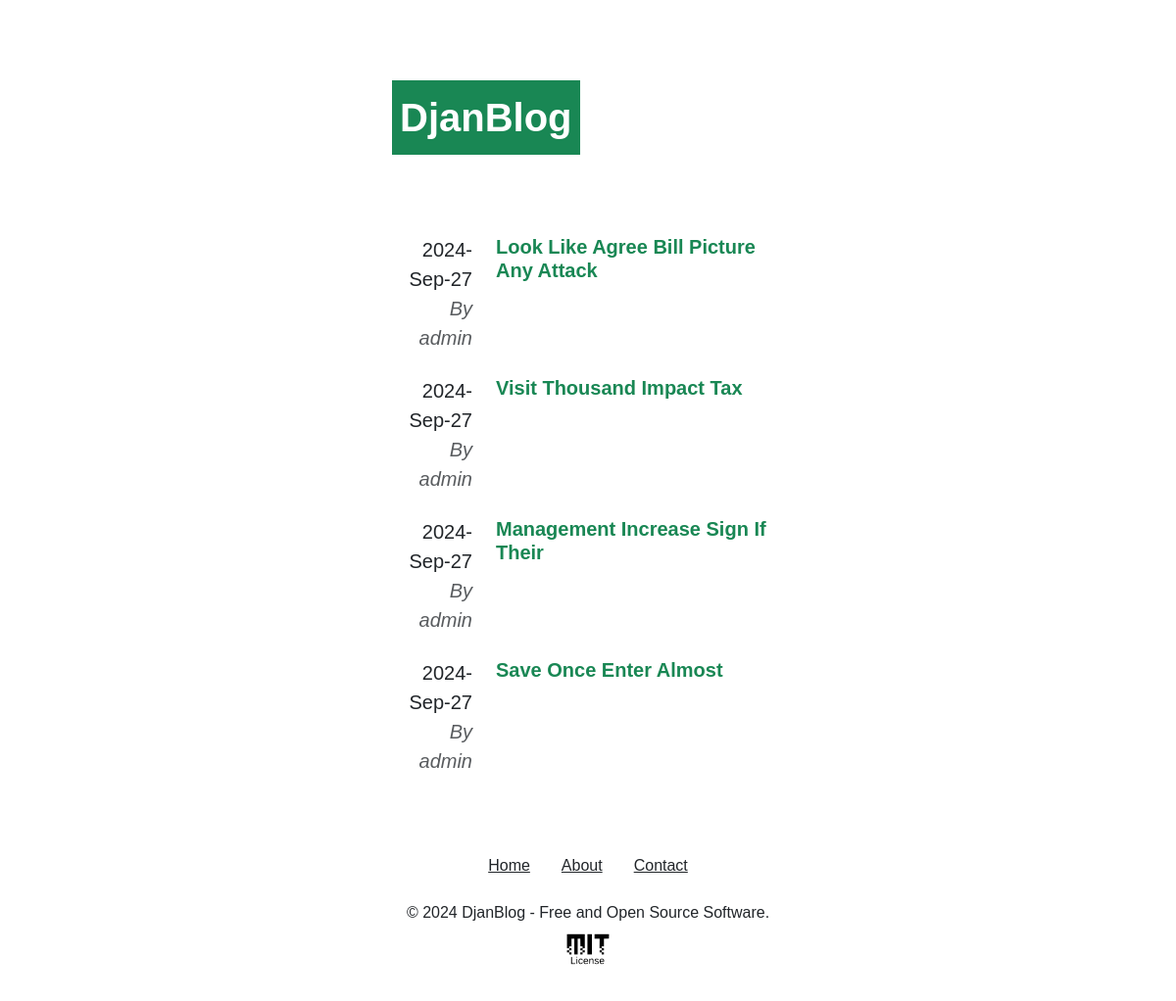
The page / on the database its author committed.
### djanblog/models/post.py (models this page shows, shortened)
class Post(models.Model):
    id = models.BigAutoField(primary_key=True)
    created_at = models.DateTimeField(auto_now_add=True)
    updated_at = models.DateTimeField(auto_now=True)
    author = models.ForeignKey(User, on_delete=models.CASCADE)
    title = models.CharField(max_length=256,null=False,default='')
    description = models.CharField(max_length=512,null=False,default='')
    content = models.TextField(null=False,default='')
    published = models.BooleanField(default=True)

### djanblog/views/home.py (the view)
# urls.py: 2. Add a URL to urlpatterns:  path('', views.home, name='home')
def home(request):
    posts = Post.objects.all().order_by('-created_at')
    return render(request, 'home.html', {'posts': posts})

### djanblog/templates/home.html (shortened to what this page needs)
{% extends 'base.html' %}
{% block header %}
    <div class="px-0 py-5" >
        <h1 class="h1 my-5" >
            <span class="bg-success text-white px-2 py-3" >DjanBlog</span>
        </h1>
    </div>
{% endblock %}
{% block content %}
    {% for post in posts %}
    <div class="row pb-4">
        <div class="col-3 text-end">
            <span class="h5" >{{ post.created_at|date:"Y-M-d" }}</span>
            <br>
            <em class="text-muted" >By {{ post.author }}</em>
        </div>
        <div class="col-9">
            <h2 class="h5" >
                <a class="text-decoration-none text-success text-capitalize fw-bold" href="{% url 'post' post.id %}" >
                    {{ post.title|capfirst }}
                </a>
            </h2>
        </div>
    </div>
    {% endfor %}
{% endblock %}

### djanblog/static/css/style.css (style rules this page uses)
body { font-family: 'Verdana', 'Arial', sans-serif; }
.h1 { font-weight: bolder; }

### rows shown on the page
Post: created_at "2024-Sep-27", author "admin", title "Look Like Agree Bill Picture Any Attack"
Post: created_at "2024-Sep-27", author "admin", title "Visit Thousand Impact Tax"
Post: created_at "2024-Sep-27", author "admin", title "Management Increase Sign If Their"
Post: created_at "2024-Sep-27", author "admin", title "Save Once Enter Almost"
